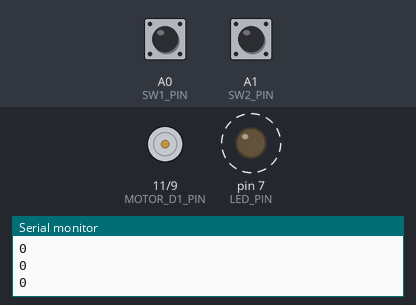
A sketch run on a simulated Arduino Uno, built with avr-gcc and run on an emulated ATmega328P. Shown: motor-driver pin pairs drawn as motors (green arrow = first pin HIGH = forward, orange = second pin HIGH = backward, longer = more drive, scaled by the enable pin), output pins drawn as LEDs (lit = HIGH), the last lines printed to the serial monitor. Dashed ring = blinking. The test bench sets the inputs (shaded band); at power-on: A0 (SW1_PIN) HIGH, A1 (SW2_PIN) HIGH.

Above: at 1.2 s.
1.3 s: A0 (SW1_PIN) pulled LOW for 0.15 s
At 1.9 s:
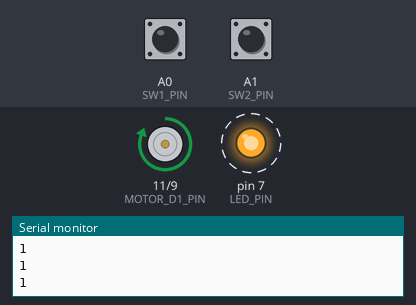
4.3 s: A1 (SW2_PIN) pulled LOW for 0.15 s
At 4.9 s:
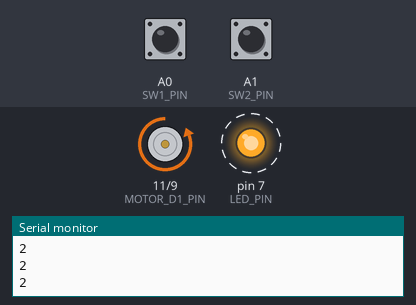
7.3 s: A0 (SW1_PIN) pulled LOW for 1 s
At 8.4 s:
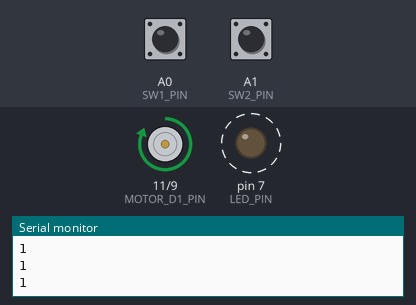
11.0 s: A1 (SW2_PIN) pulled LOW for 1 s
At 12.4 s:
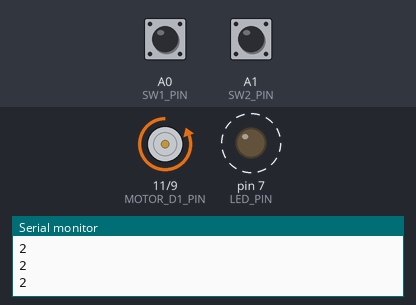
Timing chart, 0 to 15.5 s (numbered marks = the images above; inputs shaded):
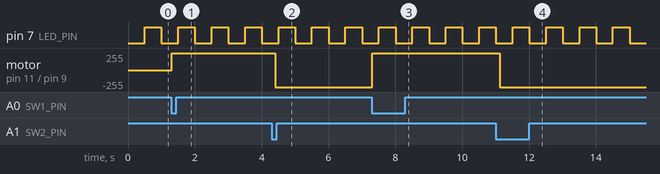

The sketch:

Lab3.ino
```cpp
#define MOTOR_D1_PIN 11
#define MOTOR_D2_PIN 9
#define MOTOR_PWM_PIN 10
#define aCH_PIN 5
#define bCH_PIN 6
#define LED_PIN 7
#define SW1_PIN A0
#define SW2_PIN A1

bool led_status = false;
bool SW1_value,SW2_value;
int timer1_counter;
int mode;

void backward(int speed)
{
  //CW direction
    digitalWrite(MOTOR_D1_PIN,LOW);
    digitalWrite(MOTOR_D2_PIN,HIGH);
    analogWrite(MOTOR_PWM_PIN,speed);
}
void forward(int speed)
{
  //CCW direction
    digitalWrite(MOTOR_D1_PIN,HIGH);
    digitalWrite(MOTOR_D2_PIN,LOW);
    analogWrite(MOTOR_PWM_PIN,speed);
}

void setSpeed(int speed)
{
  // Motor forward
  if (speed > 0)
  {
    if (speed > 255) {speed = 255;}
    forward(speed);
  }

  // Motor backward
  else if (speed < 0)
  {
    speed = speed*(-1);
    if (speed > 255) {speed = 255;}
    backward(speed);
  }

  // Motor stop
  else
  {
    forward(1);
  }
}

void InitialInterruptTimer(int start)
{
    noInterrupts();//disable interrupt
    TCCR1A = 0;         //RESET TIMER
    TCCR1B = 0;         //RESER TIMER REGISTER

    timer1_counter = start;
    TCNT1 = timer1_counter;   //SET TIMER REGISTER VALUE
  TCCR1B |= (1 << CS12);      //PRESCALER
    TIMSK1 |= (1 << TOIE1);   //ENABLE TIMER OVERFLOW INTERRUPT

  interrupts();  //enable interrupt
}


void setup()
{
 Serial.begin(9600);
 pinMode(MOTOR_D1_PIN,OUTPUT);
 pinMode(MOTOR_D2_PIN,OUTPUT);
 pinMode(MOTOR_PWM_PIN,OUTPUT);
 pinMode(aCH_PIN, INPUT_PULLUP);
 pinMode(bCH_PIN, INPUT_PULLUP);
 pinMode(LED_PIN,OUTPUT);
 pinMode(SW1_PIN, INPUT_PULLUP);
 pinMode(SW2_PIN, INPUT_PULLUP);
 InitialInterruptTimer(34260);
}

void loop()
{
  SW1_value = digitalRead(SW1_PIN);
  SW2_value = digitalRead(SW2_PIN);
  Serial.println(mode);
  if(SW1_value == false && mode != 1){setSpeed(255);mode = 1;delay(100);}
  if(mode == 1){setSpeed(255);delay(100);}
  if(SW2_value == false && mode != 2){setSpeed(-255);mode = 2;delay(100);}
  if(mode == 2){setSpeed(-255);delay(100);}
}

ISR(TIMER1_OVF_vect)
{
  if(led_status == true){digitalWrite(LED_PIN,LOW);led_status =!led_status;}
  else{digitalWrite(LED_PIN,HIGH);led_status =!led_status;}
  TCNT1 = timer1_counter;
}
```

Measured:
- after the input at 1.3 s, motor on pin 11 (MOTOR_D1_PIN) / pin 9 (MOTOR_D2_PIN): stopped → forward 255/255 at once
- after the input at 4.3 s, motor on pin 11 (MOTOR_D1_PIN) / pin 9 (MOTOR_D2_PIN): forward 255/255 → backward 255/255 after 0.11 s
- after the input at 7.3 s, motor on pin 11 (MOTOR_D1_PIN) / pin 9 (MOTOR_D2_PIN): backward 255/255 → forward 255/255 at once
- after the input at 11.0 s, motor on pin 11 (MOTOR_D1_PIN) / pin 9 (MOTOR_D2_PIN): forward 255/255 → backward 255/255 after 0.12 s
- by itself, pin 7 (LED_PIN): alternates HIGH for 0.50 s and LOW for 0.50 s
